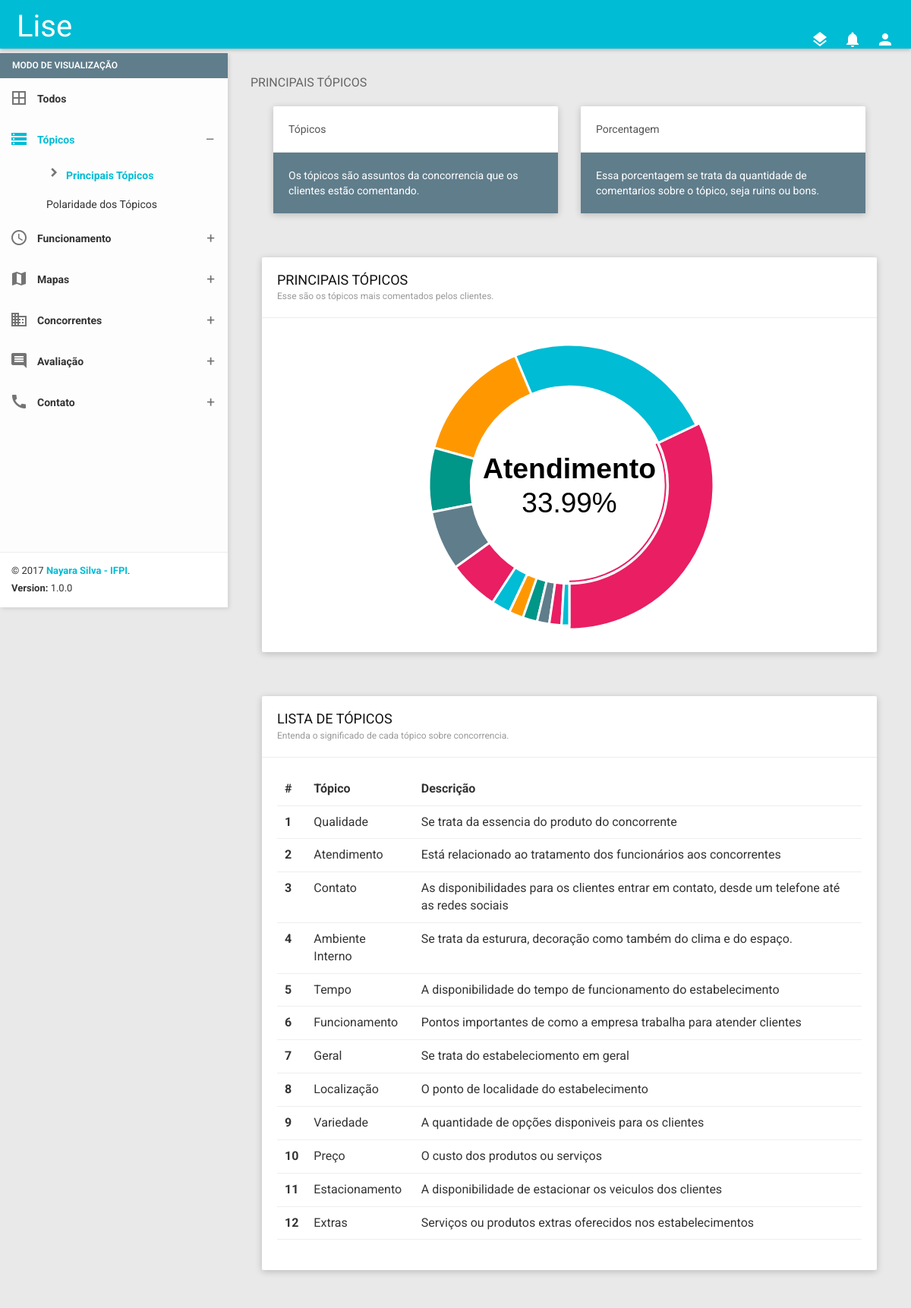
Page /plan/1/toptopics (signed in) on the committed database.
### managedata/models.py (models this page shows, shortened)
class Topic(models.Model):
    topic = models.CharField(max_length=50)
    description = models.CharField(max_length=240)

### liseapp/views.py (the view)
# urls.py: url(r'^plan/(?P<plan_id>\d+)/toptopics$', views.topTopics, name='top-topics'),
@login_required()
def topTopics(request, plan_id):
    try: plan = BusinessPlan.objects.get(id=plan_id)
    except: return redirect('liseapp:no-access')
    if not permission_access_plan(request, plan): return redirect('liseapp:no-access')
    topics = Topic.objects.filter(opinion__review__business__category=plan.category).distinct()
    topics_list = list_details_topics(category=plan.category)
    counts = list(map(lambda x: x['count'], topics_list))
    nouns = list(map(lambda x: x['topic'].topic, topics_list))
    vals = dict(dict_base(request), **{'item':'topics', 'subitem':'toptopics', 'plan':plan,
        'topics': topics, 'nouns':nouns, 'counts':counts})
    return render(request, 'top-topics.html', vals)

### liseapp/models.py (called while the page is built)
def list_details_topics(category):
    topics = Opinion.objects.filter(review__business__category=category) \
        .values('topics').exclude(topics=None) \
        .annotate(count=Count('topics')) \
        .distinct() \
        .order_by('-count')
    for topic in topics:
        topic['topic'] = Topic.objects.get(id=topic['topics'])
        topic['count_pos'] = Opinion.objects.filter(topics=topic['topics'],polarity=1).count()
        topic['count_neg'] = Opinion.objects.filter(topics=topic['topics'],polarity=-1).count()
        topic['count_neu'] = Opinion.objects.filter(topics=topic['topics'],polarity=0).count()
    return topics

    def days_ago_created(self):
        ago = (timezone.now().date() - self.date.date()).days
        return 'hoje' if ago == 0 else '1 dia atrás'if ago==1 else '%d dias atrás' % (ago)

    def get_href(self):
        return reverse('liseapp:notifications', kwargs={'pk':self.id})

### liseapp/permission.py (called while the page is built)
def permission_access_plan(request, plan):
    enter = Enterprising.objects.get(user=request.user)
    if plan.enterprising == enter:
        return True
    return False

### liseapp/views.py (called while the page is built)
def profileLoggedIn(request):
    return Enterprising.objects.get(user=request.user)

def dict_base(request):
    profile = profileLoggedIn(request)
    n = Notification.objects.filter(user=profile)[:5]
    n_not_viewed = Notification.objects.filter(user=profile, viewed=False)[:5]
    return {'notifications':n, 'noti_no_viewed': n_not_viewed}

### liseapp/templates/top-topics.html (shortened to what this page needs)
{% extends 'base-dashboard.html' %}
{% load staticfiles %}
{% block dashboard %}
    <section class="content">
        <div class="container-fluid">
            <div class="block-header">
                <h2>PRINCIPAIS TÓPICOS</h2>
            </div>
            <div class="row clearfix">
                <div class="col-lg-12 col-md-12 col-sm-12 col-xs-12">
                    <div class="row">
                        <div class="col-lg-6 col-md-6 col-sm-12 col-xs-12">
                            <div class="card">
                                <div class="header">
                                    Tópicos
                                </div>
                                <div class="body bg-blue-grey">
                                    Os tópicos são assuntos da concorrencia que os clientes estão comentando.
                                </div>
                            </div>
                        </div>
                        <div class="col-lg-6 col-md-6 col-sm-12 col-xs-12">
                            <div class="card">
                                <div class="header">
                                    Porcentagem
                                </div>
                                <div class="body bg-blue-grey">
                                   Essa porcentagem se trata da quantidade de comentarios sobre o tópico, seja ruins ou bons.
                                </div>
                            </div>
                        </div>
                    </div>
                </div>
                <div class="col-lg-12 col-md-12 col-sm-12 col-xs-12">
                    <div class="card">
                        <div class="header">
                            <h2>
                                PRINCIPAIS TÓPICOS
                                <small>Esse são os tópicos mais comentados pelos clientes.</small>
                            </h2>
                        </div>
                        <div class="body">
                            <div id="donut_chart_all" style="height: 400px;" data-topics="{{ nouns }}" data-counts="{{ counts }}" class="dashboard-donut-chart"></div>
                        </div>
                    </div>
                </div>
            </div>
            <div class="row clearfix">
                <div class="col-lg-12 col-md-12 col-sm-12 col-xs-12">
                    <div class="card">
                        <div class="header">
                            <h2>
                                LISTA DE TÓPICOS
                                <small>Entenda o significado de cada tópico sobre concorrencia.</small>
                            </h2>
                        </div>
                        <div class="body table-responsive">
                            <table class="table table-hover">
                                <thead>
                                    <tr>
                                        <th>#</th>
                                        <th>Tópico</th>
                                        <th>Descrição</th>
                                    </tr>
                                </thead>
                                <tbody>
                                    {% for topic in topics %}
                                    <tr>
                                        <th scope="row">{{ forloop.counter }}</th>
                                        <td>{{ topic.topic }}</td>
                                        <td>{{ topic.description }}</td>
                                    </tr>
                                    {% endfor %}
                                </tbody>
                            </table>
                        </div>
                    </div>
                </div>
            </div>
        </div>
    </section>
{% endblock %}

### liseapp/templates/base-dashboard.html (shortened to what this page needs)
{% extends 'base.html' %}
{% load staticfiles %}
{% block body %}
    <section id="sectionsidebar" data-item="{{ item }}" data-subitem="{{ subitem }}">
        <aside id="leftsidebar" class="sidebar" >
            <div class="menu">
                <ul class="list">
                    <li class="header bg-blue-grey">MODO DE VISUALIZAÇÃO</li>
                    <li id='all'>
                        <a href="{% url 'liseapp:dashboard-details' plan.id %}">
                            <i class="material-icons">border_all</i>
                            <span>Todos</span>
                        </a>
                    </li>
                    <li id="topics">
                        <a href="#" class="menu-toggle">
                            <i class="material-icons">storage</i>
                            <span>Tópicos</span>
                        </a>
                        <ul class="ml-menu">
                            <li id="toptopics">
                                <a href="{% url 'liseapp:top-topics' plan.id %}" >
                                    <span>Principais Tópicos</span>
                                </a>
                            </li>
                            <li id="polaritytopics">
                                <a href="{% url 'liseapp:polarity-topics' plan.id %}">
                                    <span>Polaridade dos Tópicos</span>
                                </a>
                            </li>
                        </ul>
                    </li>
                    <li id="operating">
                        <a href="javascript:void(0);" class="menu-toggle">
                            <i class="material-icons">schedule</i>
                            <span>Funcionamento</span>
                        </a>
                    </li>
                    <li id="maps">
                        <a href="javascript:void(0);" class="menu-toggle">
                            <i class="material-icons">map</i>
                            <span>Mapas</span>
                        </a>
                    </li>
                    <li id="business">
                        <a href="javascript:void(0);" class="menu-toggle">
                            <i class="material-icons">business</i>
                            <span>Concorrentes</span>
                        </a>
                    </li>
                    <li id="review">
                        <a href="javascript:void(0);" class="menu-toggle">
                            <i class="material-icons">comment</i>
                            <span>Avaliação</span>
                        </a>
                    </li>
                    <li id="contact">
                        <a href="javascript:void(0);" class="menu-toggle">
                            <i class="material-icons">call</i>
                            <span>Contato</span>
                        </a>
                    </li>
                </ul>
            </div>
            <div class="legal">
                <div class="copyright">
                    &copy; 2017 <a href="javascript:void(0);"> Nayara Silva - IFPI</a>.
                </div>
                <div class="version">
                    <b>Version: </b> 1.0.0
                </div>
            </div>
        </aside>
    </section>
    {% block dashboard %}
    {% endblock %}
{% endblock %}

### liseapp/templates/base.html (shortened to what this page needs)
{% load staticfiles %}
<html>
<head>
    <link href="{% static 'plugins/bootstrap/css/bootstrap.css' %}" rel="stylesheet">
    <link href="{% static 'plugins/node-waves/waves.css' %}" rel="stylesheet" />
    <link href="{% static 'plugins/animate-css/animate.css' %}" rel="stylesheet" />
    <link href="{% static 'plugins/morrisjs/morris.css' %}" rel="stylesheet" />
    <link href="{% static 'plugins/sweetalert/sweetalert.css' %}" rel="stylesheet" />
    <link href="{% static 'css/style.css' %}" rel="stylesheet">
    <link href="{% static 'css/themes/all-themes.css' %}" rel="stylesheet" />
</head>
<body class="theme-cyan">
    <nav class="navbar">
        <div class="container-fluid">
            <div class="navbar-header">
                <a class="navbar-brand" id='logo' href="{% url 'liseapp:index' %}">Lise</a>
            </div>
            <div class="collapse navbar-collapse" id="navbar-collapse">
                <ul class="nav navbar-nav navbar-right">
                    <li>
                        <a href="{% url 'liseapp:index' %}">
                            <i class="material-icons">layers</i>
                        </a>
                    </li>
                    <li class="dropdown">
                        <a href="javascript:void(0);" class="dropdown-toggle" data-toggle="dropdown" role="button">
                            <i class="material-icons">notifications</i>
                        </a>
                    </li>
                    <li class="dropdown">
                        <a href="javascript:void(0);" class="dropdown-toggle clearfix" data-toggle="dropdown" role="button">
                            <i class="material-icons">person</i>
                        </a>
                    </li>
                </ul>
            </div>
        </div>
    </nav>
    {% block body %}
    {% endblock %}
</body>
</html>

### liseapp/static/css/themes/all-themes.css (style rules this page uses)
.theme-cyan .navbar { background-color: #00BCD4; }
.theme-cyan .navbar-brand { color: #fff; }
.theme-cyan .nav > li > a { color: #fff; }
.theme-cyan .sidebar .menu .list li.active { background-color: transparent; }
.theme-cyan .sidebar .menu .list li.active > :first-child i, .theme-cyan .sidebar .menu .list li.active > :first-child span { color: #00BCD4; }
.theme-cyan .sidebar .menu .list .toggled { background-color: transparent; }
.theme-cyan .sidebar .menu .list .ml-menu { background-color: transparent; }
.theme-cyan .sidebar .legal { background-color: #fff; }
.theme-cyan .sidebar .legal .copyright a { color: #00BCD4 !important; }

### rows in the picture
Topic: topic "Qualidade", description "Se trata da essencia do produto do concorrente"
Topic: topic "Atendimento", description "Está relacionado ao tratamento dos funcionários aos concorrentes"
Topic: topic "Contato", description "As disponibilidades para os clientes entrar em contato, desde um telefone até as redes sociais"
Topic: topic "Ambiente Interno", description "Se trata da esturura, decoração como também do clima e do espaço."
Topic: topic "Tempo", description "A disponibilidade do tempo de funcionamento do estabelecimento"
Topic: topic "Funcionamento", description "Pontos importantes de como a empresa trabalha para atender clientes"
Topic: topic "Geral", description "Se trata do estabeleciomento em geral"
Topic: topic "Localização", description "O ponto de localidade do estabelecimento"
Topic: topic "Variedade", description "A quantidade de opções disponiveis para os clientes"
Topic: topic "Preço", description "O custo dos produtos ou serviços"
Topic: topic "Estacionamento", description "A disponibilidade de estacionar os veiculos dos clientes"
Topic: topic "Extras", description "Serviços ou produtos extras oferecidos nos estabelecimentos"
